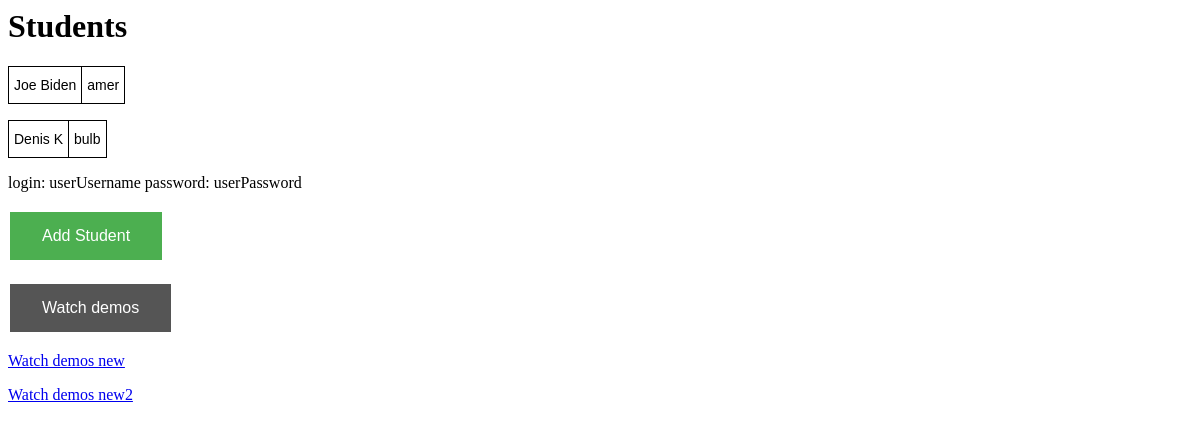
The app's page /, older data.
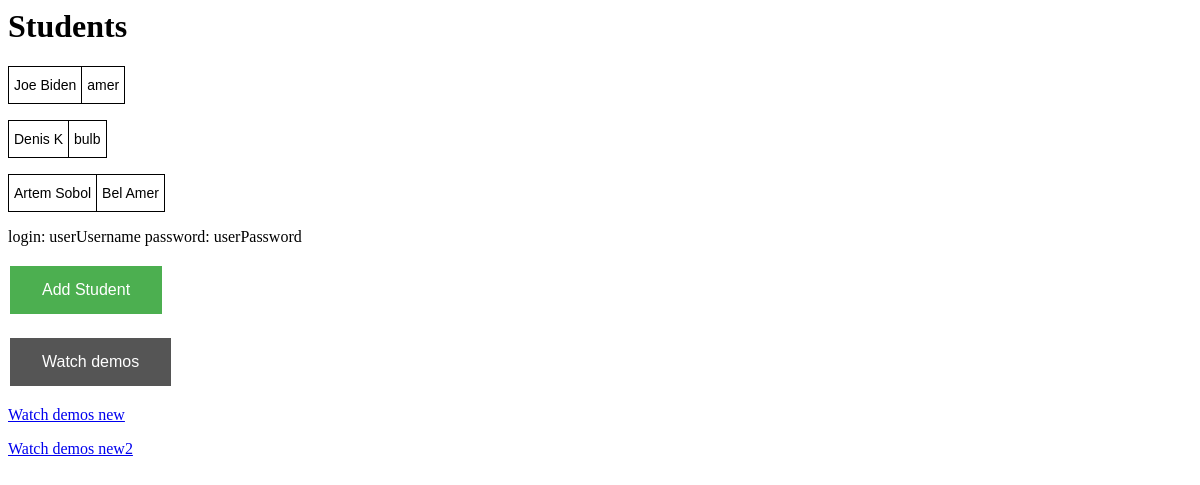
The same page, newer data.
### students/models.py (models this page shows)
class Students(models.Model):
    name = models.CharField(max_length=255)
    type = models.CharField(max_length=255)

### students/views.py (the view)
# urls.py: path('', views.studslist, name="template_home")
def studslist(request):
    students = Students.objects.all()
    return render(request, 'justlist.html',
                  {'students': students})

### products/templates/justlist.html (shortened to what this page needs)
{% block content %}
<h1>Students</h1>
{% for student in students %}
<table class="tg">
<thead>
  <tr>
    <td class="tg-ltad">{{ student.name }}</td>
    <td class="tg-0lax">{{ student.type }}</td>
  </tr>
</thead>
</table>
{% endfor %}
<p>login: userUsername password: userPassword</p>
<a href="% url 'admin:index' %">
<button class="button">Add Student</button>
</a>
<p>
<a href="{% url 'template_demos' %}">
<button class="button button5">Watch demos</button>
</a>
</p>
<p>
<a href="{% url 'template_home' %}">Watch demos new </a>
</p>
<p>
<a href="{% url 'admin:index' %}">Watch demos new2 </a>
</p>
{% endblock %}

### products/templates/justlist.html (style rules this page uses)
.tg { border-collapse:collapse;border-spacing:0; }
.tg td { border-color:black;border-style:solid;border-width:1px;font-family:Arial, sans-serif;font-size:14px; overflow:hidden;padding:10px 5px;word-break:normal; }
.tg .tg-ltad { font-size:14px;text-align:left;vertical-align:top }
.tg .tg-0lax { text-align:left;vertical-align:top }
.button { background-color: #4CAF50; border: none; color: white; padding: 15px 32px; text-align: center; text-decoration: none; display: inline-block; font-size: 16px; margin: 4px 2px; cursor: pointer; }
.button5 { background-color: #555555; }

Row changes from the older to the newer data that the page shows:
added Students: name "Artem Sobol", type "Bel Amer"
